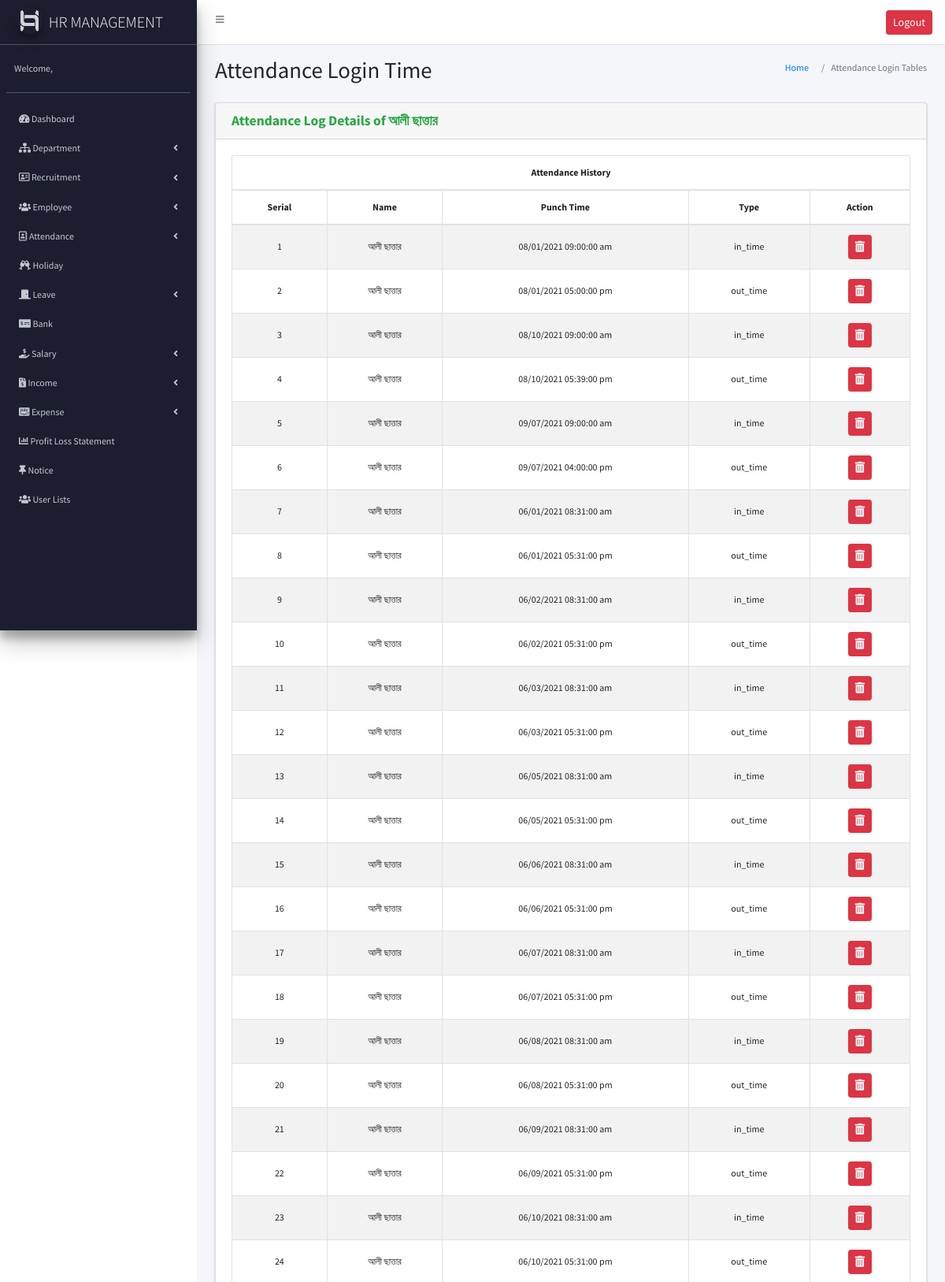
Screenshot of /attendance_log.php?empid=16 (signed in, upper part) with the database file from the repository.
### tables this page shows
CREATE TABLE `employee` (
  `empID` int(11) NOT NULL,
  `dptID` int(11) NOT NULL,
  `name` varchar(255) NOT NULL,
  `email` varchar(255) NOT NULL,
  `phone` varchar(20) NOT NULL,
  `dob` date NOT NULL,
  `gender` enum('male','female') NOT NULL,
  `address` text NOT NULL,
  `photo` varchar(255) NOT NULL,
  `hire_date` date NOT NULL,
  `designation` varchar(50) NOT NULL,
  `basic_salary` decimal(10,2) NOT NULL,
  `password` text NOT NULL
);

CREATE TABLE `attendance` (
  `attID` int(11) NOT NULL,
  `empID` int(11) NOT NULL,
  `type` enum('in_time','out_time') NOT NULL,
  `punch_time` datetime NOT NULL
);

### attendance_log.php (the view)
<?php
require_once("header.php");
require_once("sidebar.php");
if(isset($_GET['empid'])){
  $empid = $_GET['empid'];
  $att = $conn->query("SELECT `attID`, attendance.`empID`, employee.name ,`type`,`punch_time` FROM `attendance` JOIN employee ON employee.empID= attendance.empID WHERE attendance.`empID`=$empid");
  $att_select = $conn->query("SELECT `attID`, attendance.`empID`, employee.name ,`type`,`punch_time` FROM `attendance` JOIN employee ON employee.empID= attendance.empID WHERE attendance.`empID`=$empid");
  $att1 = $att_select->fetch_assoc();
}
?>
<section class="content-header">
  <div class="container-fluid">
    <div class="row mb-2">
      <div class="col-sm-6">
        <h1>Attendance Login Time</h1>
      </div>
      <div class="col-sm-6">
        <ol class="breadcrumb float-sm-right">
          <li class="breadcrumb-item"><a href="#">Home</a></li>
          <li class="breadcrumb-item active">Attendance Login Tables</li>
        </ol>
      </div>
    </div>
  </div>
</section>
<section class="content">
  <div class="container-fluid">
    <div class="row">
      <div class="col-md-12">
        <div class="card">
          <div class="card-header">
            <h3 class="card-title mb-0 text-green"><strong>Attendance Log Details of  <?php if(isset($att1['name'])) {echo $att1['name'];} ?></strong></h3>
          </div>
          <div class="card-body">
            <div class="panel-body">
              <div class="table-responsive">
                <table width="100%" class="table table-striped table-bordered table-hover" style="text-align:center">
                    <thead>
                      <tr>
                        <th colspan="7" class="text-center">Attendance History </th>
                      </tr>
                      <tr>
                        <th>Serial</th>
                        <th>Name</th>
                        <th>Punch Time</th>
                        <th>Type</th>
                        <th>Action</th>
                      </tr>
                    </thead>
                    <tbody>
                       <?php
                        $i=1;
                        if(isset ($att)){
                         while($att2 = $att->fetch_assoc()){
                         ?>
                           <tr>
                              <td class="align-middle"><?php echo $i++; ?></td>
                              <td class="align-middle"><?php echo $att2['name']; ?></td>
                              <td class="align-middle"><?php echo date('m/d/Y h:i:s a ', strtotime($att2['punch_time'])); ?></td>
                              <td class="align-middle"><?php echo $att2['type']; ?></td>
                              <td class="align-middle">
                                <a href="attendance_log_delete.php?delid=<?php if(isset($att2['attID'])) {echo $att2['attID'];} ?>&emp_id=<?php echo $att2['empID']; ?>" onclick="return confirm('Are You sure to delete this data?')" class="btn btn-sm btn-danger"><i class="fas fa-trash-alt"></i></a>
                              </td>
                            </tr>
                      <?php
                         }
                        }
                       ?>
                    </tbody>
                </table>
              </div>
            </div>
          </div>
        </div>
      </div>
    </div>
  </div>
</section>
<?php require("footer.php"); ?>

### assets/css/style.css (style rules this page uses)
body { font-family: 'Source Sans Pro'; font-size: 12px; }

### rows the page displays
employee: name "আলী ছাত্তার"
attendance: empID.name "আলী ছাত্তার", punch_time "08/01/2021 09:00:00 am", type "in_time"
attendance: empID.name "আলী ছাত্তার", punch_time "08/01/2021 05:00:00 pm", type "out_time"
attendance: empID.name "আলী ছাত্তার", punch_time "08/10/2021 09:00:00 am", type "in_time"
attendance: empID.name "আলী ছাত্তার", punch_time "08/10/2021 05:39:00 pm", type "out_time"
attendance: empID.name "আলী ছাত্তার", punch_time "09/07/2021 09:00:00 am", type "in_time"
attendance: empID.name "আলী ছাত্তার", punch_time "09/07/2021 04:00:00 pm", type "out_time"
attendance: empID.name "আলী ছাত্তার", punch_time "06/01/2021 08:31:00 am", type "in_time"
attendance: empID.name "আলী ছাত্তার", punch_time "06/01/2021 05:31:00 pm", type "out_time"
attendance: empID.name "আলী ছাত্তার", punch_time "06/02/2021 08:31:00 am", type "in_time"
attendance: empID.name "আলী ছাত্তার", punch_time "06/02/2021 05:31:00 pm", type "out_time"
attendance: empID.name "আলী ছাত্তার", punch_time "06/03/2021 08:31:00 am", type "in_time"
attendance: empID.name "আলী ছাত্তার", punch_time "06/03/2021 05:31:00 pm", type "out_time"
attendance: empID.name "আলী ছাত্তার", punch_time "06/05/2021 08:31:00 am", type "in_time"
attendance: empID.name "আলী ছাত্তার", punch_time "06/05/2021 05:31:00 pm", type "out_time"
attendance: empID.name "আলী ছাত্তার", punch_time "06/06/2021 08:31:00 am", type "in_time"
attendance: empID.name "আলী ছাত্তার", punch_time "06/06/2021 05:31:00 pm", type "out_time"
attendance: empID.name "আলী ছাত্তার", punch_time "06/07/2021 08:31:00 am", type "in_time"
attendance: empID.name "আলী ছাত্তার", punch_time "06/07/2021 05:31:00 pm", type "out_time"
attendance: empID.name "আলী ছাত্তার", punch_time "06/08/2021 08:31:00 am", type "in_time"
attendance: empID.name "আলী ছাত্তার", punch_time "06/08/2021 05:31:00 pm", type "out_time"
attendance: empID.name "আলী ছাত্তার", punch_time "06/09/2021 08:31:00 am", type "in_time"
attendance: empID.name "আলী ছাত্তার", punch_time "06/09/2021 05:31:00 pm", type "out_time"
attendance: empID.name "আলী ছাত্তার", punch_time "06/10/2021 08:31:00 am", type "in_time"
attendance: empID.name "আলী ছাত্তার", punch_time "06/10/2021 05:31:00 pm", type "out_time"
